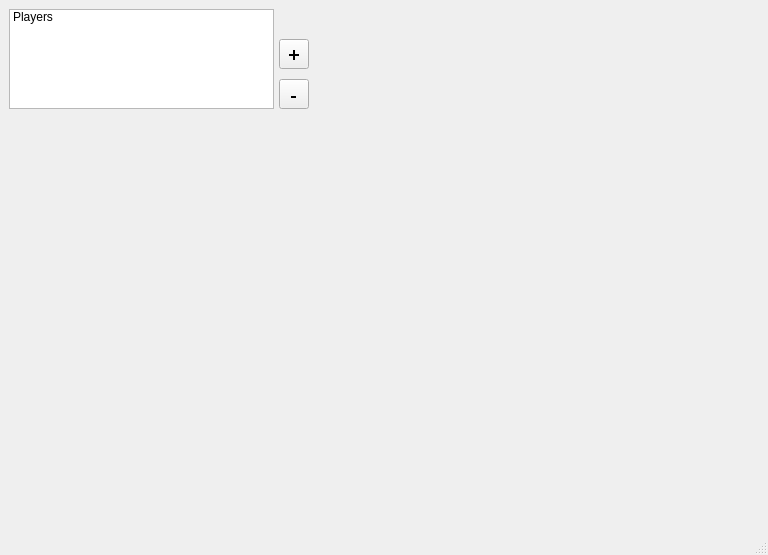
<?xml version="1.0" encoding="UTF-8"?>
<ui version="4.0">
 <class>MainWindow</class>
 <widget class="QMainWindow" name="MainWindow">
  <property name="geometry">
   <rect>
    <x>0</x>
    <y>0</y>
    <width>768</width>
    <height>555</height>
   </rect>
  </property>
  <property name="windowTitle">
   <string>MainWindow</string>
  </property>
  <widget class="QWidget" name="centralwidget">
   <widget class="ListAddItems" name="widget_2" native="true">
    <property name="geometry">
     <rect>
      <x>9</x>
      <y>9</y>
      <width>300</width>
      <height>100</height>
     </rect>
    </property>
    <widget class="QListWidget" name="listWidget">
     <property name="geometry">
      <rect>
       <x>0</x>
       <y>0</y>
       <width>265</width>
       <height>100</height>
      </rect>
     </property>
     <property name="sizePolicy">
      <sizepolicy hsizetype="Maximum" vsizetype="Maximum">
       <horstretch>0</horstretch>
       <verstretch>0</verstretch>
      </sizepolicy>
     </property>
     <item>
      <property name="text">
       <string>Players</string>
      </property>
     </item>
    </widget>
    <widget class="QWidget" name="widget" native="true">
     <property name="geometry">
      <rect>
       <x>270</x>
       <y>30</y>
       <width>30</width>
       <height>70</height>
      </rect>
     </property>
     <property name="sizePolicy">
      <sizepolicy hsizetype="MinimumExpanding" vsizetype="MinimumExpanding">
       <horstretch>0</horstretch>
       <verstretch>0</verstretch>
      </sizepolicy>
     </property>
     <widget class="QToolButton" name="toolButton_2">
      <property name="geometry">
       <rect>
        <x>0</x>
        <y>40</y>
        <width>30</width>
        <height>30</height>
       </rect>
      </property>
      <property name="minimumSize">
       <size>
        <width>30</width>
        <height>30</height>
       </size>
      </property>
      <property name="maximumSize">
       <size>
        <width>30</width>
        <height>30</height>
       </size>
      </property>
      <property name="font">
       <font>
        <family>Pixelify Sans</family>
        <pointsize>15</pointsize>
        <bold>true</bold>
        <underline>false</underline>
        <stylestrategy>NoAntialias</stylestrategy>
        <kerning>true</kerning>
       </font>
      </property>
      <property name="mouseTracking">
       <bool>false</bool>
      </property>
      <property name="text">
       <string notr="true">-</string>
      </property>
     </widget>
     <widget class="QToolButton" name="toolButton">
      <property name="geometry">
       <rect>
        <x>0</x>
        <y>0</y>
        <width>30</width>
        <height>30</height>
       </rect>
      </property>
      <property name="minimumSize">
       <size>
        <width>30</width>
        <height>30</height>
       </size>
      </property>
      <property name="maximumSize">
       <size>
        <width>30</width>
        <height>30</height>
       </size>
      </property>
      <property name="font">
       <font>
        <family>Pixelify Sans</family>
        <pointsize>15</pointsize>
        <bold>true</bold>
        <underline>false</underline>
        <stylestrategy>NoAntialias</stylestrategy>
        <kerning>true</kerning>
       </font>
      </property>
      <property name="mouseTracking">
       <bool>false</bool>
      </property>
      <property name="text">
       <string notr="true">+</string>
      </property>
     </widget>
    </widget>
   </widget>
  </widget>
  <widget class="QMenuBar" name="menubar">
   <property name="geometry">
    <rect>
     <x>0</x>
     <y>0</y>
     <width>768</width>
     <height>22</height>
    </rect>
   </property>
  </widget>
  <widget class="QStatusBar" name="statusbar"/>
 </widget>
 <customwidgets>
  <customwidget>
   <class>ListAddItems</class>
   <extends>QWidget</extends>
   <header location="global">listadditems.h</header>
   <container>1</container>
  </customwidget>
 </customwidgets>
 <resources/>
 <connections/>
</ui>
